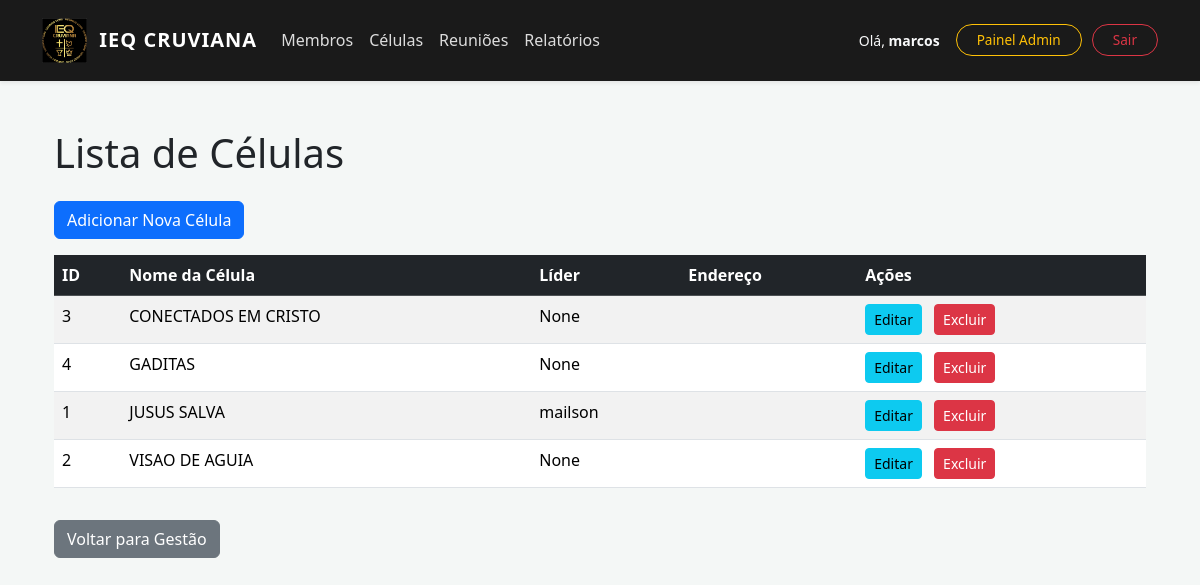
/gestao/celulas/listar/ (signed in), run on the app's committed database.
### membros/models.py (models this page shows, shortened)
class Celula(models.Model):
    nome = models.CharField(max_length=100, unique=True)
    lider = models.ForeignKey('auth.User', on_delete=models.SET_NULL, null=True, blank=True, related_name='celulas_lideradas')
    descricao = models.TextField(blank=True, null=True)
    class Meta:
        verbose_name = "Célula"
        verbose_name_plural = "Células"
        ordering = ['nome']

### membros/views.py (the view)
# urls.py: path('celulas/listar/', views.listar_celulas, name='listar_celulas'),
@login_required
@permission_required('membros.view_celula', raise_exception=True)
def listar_celulas(request):
    if request.user.is_superuser:
        celulas = Celula.objects.all().order_by('nome')
    else:
        celulas = Celula.objects.filter(lider=request.user).order_by('nome')
    return render(request, 'membros/listar_celulas.html', {'celulas': celulas})

### membros/templates/membros/listar_celulas.html (shortened to what this page needs)
{% extends 'base.html' %}
{% block content %}
<div class="container mt-5">
    <h1 class="mb-4">Lista de Células</h1>
    <a href="{% url 'membros:adicionar_celula' %}" class="btn btn-primary mb-3">Adicionar Nova Célula</a>
    {% if celulas %}
        <div class="table-responsive">
            <table class="table table-striped table-hover">
                <thead class="table-dark">
                    <tr>
                        <th>ID</th>
                        <th>Nome da Célula</th>
                        <th>Líder</th>
                        <th>Endereço</th>
                        <th>Ações</th>
                    </tr>
                </thead>
                <tbody>
                    {% for celula in celulas %}
                    <tr>
                        <td>{{ celula.id }}</td>
                        <td>{{ celula.nome }}</td>
                        <td>{{ celula.lider }}</td>
                        <td>{{ celula.endereco }}</td>
                        <td>
                            <a href="{% url 'membros:editar_celula' celula.pk %}" class="btn btn-sm btn-info me-2">Editar</a>
                            <a href="{% url 'membros:celula_confirm_delete' celula.pk %}" class="btn btn-sm btn-danger">Excluir</a>
                        </td>
                    </tr>
                    {% endfor %}
                </tbody>
            </table>
        </div>
    {% else %}
        <p class="alert alert-info">Nenhuma célula cadastrada ainda.</p>
    {% endif %}
    <a href="{% url 'membros:gestao' %}" class="btn btn-secondary mt-3">Voltar para Gestão</a>
</div>
{% endblock %}

### templates/base.html (shortened to what this page needs)
{% load static %}
<!DOCTYPE html>
<html lang="pt-br">
<head>
    <link href="https://cdn.jsdelivr.net/npm/bootstrap@5.3.3/dist/css/bootstrap.min.css" rel="stylesheet">
</head>
<body>
    <nav class="navbar navbar-expand-lg navbar-dark sticky-top shadow-sm">
        <div class="container">
            <a class="navbar-brand d-flex align-items-center" href="{% url 'membros:home_sistema' %}">
                <img src="{% static 'img/minha_logo.png' %}" alt="Logo IEQ">
                <span>IEQ CRUVIANA</span>
            </a>
            <div class="collapse navbar-collapse" id="navbarNav">
                <ul class="navbar-nav me-auto mb-2 mb-lg-0">
                    {% if perms.membros.view_membro %}
                        <li class="nav-item"><a class="nav-link" href="{% url 'membros:listar_membros' %}">Membros</a></li>
                    {% endif %}
                    {% if perms.membros.view_celula %}
                        <li class="nav-item"><a class="nav-link" href="{% url 'membros:listar_celulas' %}">Células</a></li>
                    {% endif %}
                    {% if perms.membros.view_reuniao %}
                        <li class="nav-item"><a class="nav-link" href="{% url 'membros:listar_reunioes' %}">Reuniões</a></li>
                    {% endif %}
                    {% if perms.membros.view_frequencia %}
                        <li class="nav-item"><a class="nav-link" href="{% url 'membros:historico_frequencia' %}">Relatórios</a></li>
                    {% endif %}
                </ul>
                <div class="d-flex align-items-center">
                    {% if user.is_authenticated %}
                        <span class="text-light me-3 small">Olá, <strong>{{ user.username }}</strong></span>
                        {% if user.is_superuser %}
                            <a href="/admin/" class="btn-admin">Painel Admin</a>
                        {% endif %}
                        <form action="/admin/logout/" method="post" style="display: inline;">
                            <button type="submit" class="btn-logout">Sair</button>
                        </form>
                    {% else %}
                        <a href="/admin/login/" class="btn btn-outline-light btn-sm btn-logout">Entrar</a>
                    {% endif %}
                </div>
            </div>
        </div>
    </nav>
    <div class="container mt-4 pb-5">
        {% block content %}{% endblock %}
    </div>
</body>
</html>

### templates/base.html (style rules this page uses)
.navbar { background-color: #1a1a1a; padding: 0.8rem; }
.navbar-brand img { height: 45px; margin-right: 12px; }
.navbar-brand { font-weight: bold; letter-spacing: 1px; }
.nav-link { color: rgba(255,255,255,0.85) !important; font-weight: 500; }
.btn-logout { border-radius: 20px; padding: 5px 20px; border: 1px solid #dc3545; background: transparent; color: #dc3545; transition: 0.3s; font-size: 0.85rem; }
.btn-admin { border-radius: 20px; padding: 5px 20px; border: 1px solid #ffc107; color: #ffc107; transition: 0.3s; font-size: 0.85rem; text-decoration: none; margin-right: 10px; }
body { background-color: #f4f7f6; }

### data on the page
Celula: id "3", nome "CONECTADOS EM CRISTO", lider "None"
Celula: id "4", nome "GADITAS", lider "None"
Celula: id "1", nome "JUSUS SALVA", lider "mailson"
Celula: id "2", nome "VISAO DE AGUIA", lider "None"

### other printed values
{{ user.username }} "marcos"
